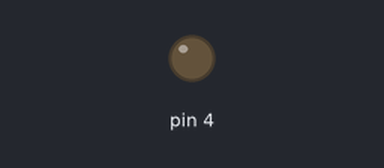
This sketch was run on a simulated Arduino Uno, built with avr-gcc and run on an emulated ATmega328P. Shown: output pins drawn as LEDs (lit = HIGH).

Above: at 1.3 s.
At 10.1 s:
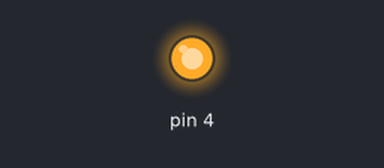
Timing chart, 0 to 10.7 s (numbered marks = the images above):
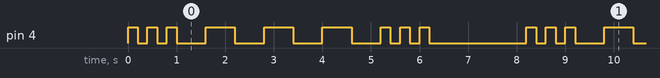

The sketch:

SOS_program.ino
```cpp
void setup()  // Assign pin output
{
  Serial.begin(9600);
  pinMode(4,OUTPUT);
}

void loop() // Loop forever
{
  digitalWrite(4,HIGH);
  delay(200);
  digitalWrite(4, LOW);
  delay(200);
  digitalWrite(4,HIGH);
  delay(200);
  digitalWrite(4, LOW);
  delay(200);
  digitalWrite(4,HIGH);
  delay(200);
  digitalWrite(4, LOW);
  delay(600);
  digitalWrite(4,HIGH);
  delay(600);
  digitalWrite(4, LOW);
  delay(600);
  digitalWrite(4,HIGH);
  delay(600);
  digitalWrite(4, LOW);
  delay(600);
  digitalWrite(4,HIGH);
  delay(600);
  digitalWrite(4, LOW);
  delay(600);
  digitalWrite(4,HIGH);
  delay(200);
  digitalWrite(4, LOW);
  delay(200);
  digitalWrite(4,HIGH);
  delay(200);
  digitalWrite(4, LOW);
  delay(200);
  digitalWrite(4,HIGH);
  delay(200);
  digitalWrite(4, LOW);
  delay(2000);
}
```

Measured:
- by itself, pin 4: repeats every 8.2 s: 2 × (LOW 0.20 s, HIGH 0.20 s), 3 × (LOW 0.60 s, HIGH 0.60 s), LOW 0.60 s, 2 × (HIGH 0.20 s, LOW 0.20 s), HIGH 0.20 s, LOW 2.0 s, HIGH 0.20 s
- by itself, everything shown: repeats every 8.2 s, in 18 steps
